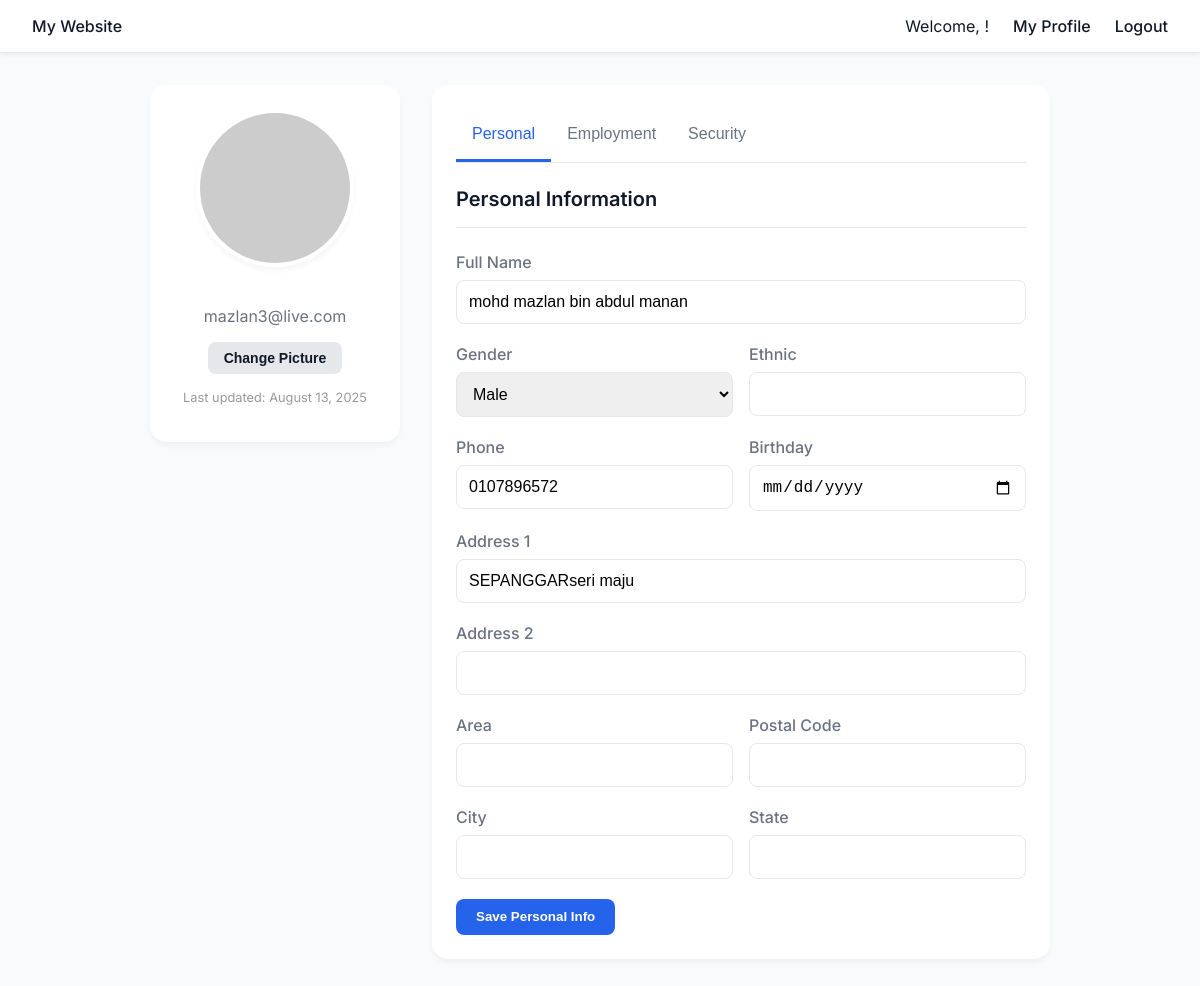
/profile.php (signed in), run on the app's committed database.
### tables this page shows
CREATE TABLE `users` (
  `id` int(11) NOT NULL,
  `nric` varchar(50) NOT NULL,
  `email` varchar(100) NOT NULL,
  `username` varchar(50) DEFAULT NULL,
  `password` varchar(255) NOT NULL,
  `created_at` datetime NOT NULL DEFAULT current_timestamp()
);

CREATE TABLE `user_employment` (
  `id` int(11) NOT NULL,
  `user_id` int(11) NOT NULL,
  `employment` varchar(255) NOT NULL,
  `position` varchar(255) NOT NULL,
  `employer_name` varchar(255) NOT NULL,
  `company_address` varchar(255) NOT NULL,
  `updated_at` timestamp NOT NULL DEFAULT current_timestamp() ON UPDATE current_timestamp()
);

CREATE TABLE `user_profiles` (
  `id` int(11) NOT NULL,
  `user_id` int(11) NOT NULL,
  `full_name` varchar(255) DEFAULT NULL,
  `gender` enum('m','f') DEFAULT NULL,
  `ethnic` varchar(100) DEFAULT NULL,
  `phone` varchar(50) DEFAULT NULL,
  `birthday` date DEFAULT NULL,
  `address1` varchar(255) DEFAULT NULL,
  `address2` varchar(255) DEFAULT NULL,
  `area` varchar(100) DEFAULT NULL,
  `postal_code` varchar(20) DEFAULT NULL,
  `city` varchar(100) DEFAULT NULL,
  `state` varchar(100) DEFAULT NULL,
  `voting_area` varchar(255) DEFAULT NULL,
  `service_area` varchar(255) DEFAULT NULL,
  `vest_size` varchar(10) DEFAULT NULL,
  `profile_pic_url` varchar(2083) DEFAULT NULL,
  `updated_at` timestamp NOT NULL DEFAULT current_timestamp() ON UPDATE current_timestamp()
);

### php/user.php (called while the page is built, shortened)
<?php
class User
{
    private $conn;
    public function __construct($db)
    {
        $this->conn = $db;
    }
    public function getProfile($user_id)
    {
        $query = "
            SELECT u.username, u.email, u.nric, p.*, e.*
            FROM users u
            LEFT JOIN user_profiles p ON u.id = p.user_id
            LEFT JOIN user_employment e ON u.id = e.user_id
            WHERE u.id = :user_id
        ";
        $stmt = $this->conn->prepare($query);
        $stmt->bindParam(':user_id', $user_id, PDO::PARAM_INT);
        $stmt->execute();
        $data = $stmt->fetch(PDO::FETCH_ASSOC);
        $data["skuad_id"] = "SKUAD" . str_pad($data["id"], 2, "0", STR_PAD_LEFT);
        return $data;
    }
}

### profile.php (the view, shortened to what this page needs)
<?php
require_once ROOT_PATH . '/php/user_auth_check.php';
require_once ROOT_PATH . '/php/user.php';
$database = new Database();
$db = $database->connect();
$user = new User($db);
$user_id = $_SESSION['user_id'];
$profileData = $user->getProfile($user_id);
?>
<!DOCTYPE html>
<html lang="en">
<head>
</head>
<body>
    <nav class="navbar">
        <a href="<?php echo BASE_URL; ?>/index.php">My Website</a>
        <div class="nav-links">
            <span>Welcome, <?php echo htmlspecialchars($_SESSION['username']); ?>!</span>
            <a href="<?php echo BASE_URL; ?>/profile.php">My Profile</a>
            <a href="<?php echo BASE_URL; ?>/api/user_logout.php">Logout</a>
        </div>
    </nav>
    <main class="page-wrapper">
        <div class="profile-grid">
            <div class="card profile-pic-container">
                <img id="profile-pic-img" src="<?php echo empty($profileData['profile_pic_url']) ?  'https://placehold.co/150x150/e0e7ff/3730a3?text=User' : BASE_URL . '/' . htmlspecialchars($profileData['profile_pic_url']); ?>" alt="Profile Picture" class="profile-pic">
                <p style="color: var(--subtle-text-color); margin-top: 0;"><?php echo htmlspecialchars($profileData['email']); ?></p>
                <form id="profile-pic-form">
                    <button type="button" class="btn btn-secondary" id="change-pic-btn" onclick="document.getElementById('profile-pic-input').click();">Change Picture</button>
                </form>
                <p style="font-size: 0.8rem; color: #999; margin-top: 1rem;">
                    Last updated: <?php echo date('F j, Y', strtotime($profileData['updated_at'])); ?>
                </p>
            </div>
            <div class="card">
                <div class="tabs">
                    <button class="tab-link active" data-tab="personal">Personal</button>
                    <button class="tab-link" data-tab="employment">Employment</button>
                    <button class="tab-link" data-tab="security">Security</button>
                </div>
                <div id="personal" class="tab-content active">
                    <form id="personal-details-form">
                        <h2 class="card-title">Personal Information</h2>
                        <div class="form-group">
                            <label for="full_name">Full Name</label>
                            <input type="text" id="full_name" name="full_name" class="form-control" value="<?php echo htmlspecialchars($profileData['full_name'] ?? ''); ?>">
                        </div>
                        <div class="form-grid">
                            <div class="form-group">
                                <label for="gender">Gender</label>
                                <select id="gender" name="gender" class="form-control">
                                    <option value="m" <?php echo ($profileData['gender'] ?? '') === 'm' ? 'selected' : ''; ?>>Male</option>
                                </select>
                            </div>
                            <div class="form-group">
                                <label for="ethnic">Ethnic</label>
                                <input type="text" id="ethnic" name="ethnic" class="form-control" value="<?php echo htmlspecialchars($profileData['ethnic'] ?? ''); ?>">
                            </div>
                        </div>
                        <div class="form-grid">
                            <div class="form-group">
                                <label for="phone">Phone</label>
                                <input type="text" id="phone" name="phone" class="form-control" value="<?php echo htmlspecialchars($profileData['phone'] ?? ''); ?>">
                            </div>
                            <div class="form-group">
                                <label for="birthday">Birthday</label>
                                <input type="date" id="birthday" name="birthday" class="form-control" value="<?php echo htmlspecialchars($profileData['birthday'] ?? ''); ?>">
                            </div>
                        </div>
                        <div class="form-group">
                            <label for="address1">Address 1</label>
                            <input type="text" id="address1" name="address1" class="form-control" value="<?php echo htmlspecialchars($profileData['address1'] ?? ''); ?>">
                        </div>
                        <div class="form-group">
                            <label for="address2">Address 2</label>
                            <input type="text" id="address2" name="address2" class="form-control" value="<?php echo htmlspecialchars($profileData['address2'] ?? ''); ?>">
                        </div>
                        <div class="form-grid">
                            <div class="form-group">
                                <label for="area">Area</label>
                                <input type="text" id="area" name="area" class="form-control" value="<?php echo htmlspecialchars($profileData['area'] ?? ''); ?>">
                            </div>
                            <div class="form-group">
                                <label for="postal_code">Postal Code</label>
                                <input type="text" id="postal_code" name="postal_code" class="form-control" value="<?php echo htmlspecialchars($profileData['postal_code'] ?? ''); ?>">
                            </div>
                        </div>
                        <div class="form-grid">
                            <div class="form-group">
                                <label for="city">City</label>
                                <input type="text" id="city" name="city" class="form-control" value="<?php echo htmlspecialchars($profileData['city'] ?? ''); ?>">
                            </div>
                            <div class="form-group">
                                <label for="state">State</label>
                                <input type="text" id="state" name="state" class="form-control" value="<?php echo htmlspecialchars($profileData['state'] ?? ''); ?>">
                            </div>
                        </div>
                        <button type="submit" class="btn btn-primary">Save Personal Info</button>
                    </form>
                </div>
            </div>
        </div>
    </main>
</body>
</html>

### profile.php (style rules this page uses)
:root { --bg-color: #f9fafb; --text-color: #111827; --subtle-text-color: #6b7280; --border-color: #e5e7eb; --card-bg-color: #ffffff; --shadow-color: rgba(0, 0, 0, 0.05); --primary-color: #2563eb; --danger-color: #dc2626; --danger-hover-color: #b91c1c; --font-sans: 'Inter', sans-serif; }
body { font-family: var(--font-sans); background-color: var(--bg-color); color: var(--text-color); margin: 0; }
.navbar { background-color: var(--card-bg-color); padding: 1rem 2rem; border-bottom: 1px solid var(--border-color); box-shadow: 0 2px 4px var(--shadow-color); display: flex; justify-content: space-between; align-items: center; }
.navbar a { text-decoration: none; color: var(--text-color); font-weight: 500; }
.nav-links { display: flex; align-items: center; gap: 1.5rem; }
.page-wrapper { max-width: 900px; margin: 2rem auto; padding: 0 1rem; }
.profile-grid { display: grid; grid-template-columns: 250px 1fr; gap: 2rem; align-items: flex-start; }
.card { background-color: var(--card-bg-color); padding: 1.5rem; border-radius: 1rem; box-shadow: 0 4px 6px -1px var(--shadow-color); margin-bottom: 2rem; }
.card-title { font-size: 1.25rem; font-weight: 600; color: var(--text-color); margin-top: 0; margin-bottom: 1.5rem; border-bottom: 1px solid var(--border-color); padding-bottom: 1rem; }
.profile-pic-container { text-align: center; }
.profile-pic { width: 150px; height: 150px; border-radius: 50%; object-fit: cover; border: 4px solid white; box-shadow: 0 4px 6px -1px var(--shadow-color); margin-bottom: 1rem; }
.profile-pic-container .btn { font-size: 0.875rem; padding: 0.5rem 1rem; }
.form-group { margin-bottom: 1.25rem; }
.form-group label { display: block; font-weight: 500; margin-bottom: 0.5rem; color: var(--subtle-text-color); }
.form-control { width: 100%; padding: 0.75rem; border: 1px solid var(--border-color); border-radius: 0.5rem; font-size: 1rem; box-sizing: border-box; }
.form-grid { display: grid; grid-template-columns: 1fr 1fr; gap: 1rem; }
.btn { padding: 0.65rem 1.25rem; border-radius: 0.5rem; text-decoration: none; font-weight: 600; transition: background-color 0.3s ease; border: none; cursor: pointer; }
.btn-primary { background-color: var(--primary-color); color: white; }
.btn-secondary { background-color: var(--border-color); color: var(--text-color); }
.tabs { display: flex; border-bottom: 1px solid var(--border-color); margin-bottom: 1.5rem; }
.tab-link { background: none; border: none; padding: 1rem; font-size: 1rem; font-weight: 500; cursor: pointer; color: var(--subtle-text-color); border-bottom: 3px solid transparent; }
.tab-link.active { color: var(--primary-color); border-bottom-color: var(--primary-color); }
.tab-content { display: none; }
.tab-content.active { display: block; animation: fadeIn 0.5s; }

### data on the page
users: email "mazlan3@live.com", user_employment.updated_at "August 13, 2025", full_name "mohd mazlan bin abdul manan", phone "0107896572", address1 "SEPANGGARseri maju"
user_profiles: gender "Male"
